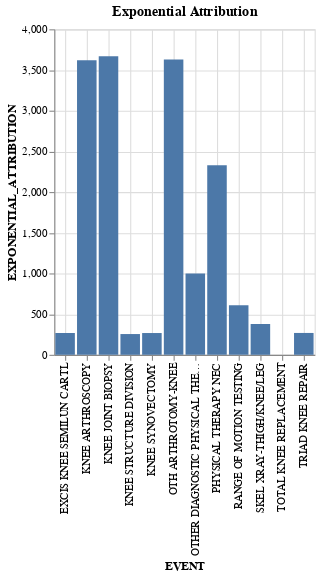

Source (notebook cell):
### Markdown cell above
<p style = 'font-size:16px;font-family:Arial'>The above output shows the total of each type of event for UNIFORM ATTRIBUTION i.e. the occurence of each event when the weights are uniformly distributed. The event <b>PHYSICAL THERAPY NEC</b> shows the maximum number of occurences followed by OTH ARTHROTOMY-KNEE.</p>

### Code cell
%chart EVENT, EXPONENTIAL_ATTRIBUTION, title="Exponential Attribution" , width = 600

### Figure 1 — Vega-Lite specification as saved in the notebook (floating-point values rounded to 4 significant figures)
{"$schema": "https://vega.github.io/schema/vega-lite/v3.json", "data": {"format": {"type": "csv"}, "values": "\"EVENT\",\"FIRST_CLICK_ATTRIBUTION\",\"LAST_CLICK_ATTRIBUTION\",\"UNIFORM_ATTRIBUTION\",\"EXPONENTIAL_ATTRIBUTION\"\n\"KNEE JOINT BIOPSY\",\"134\",\"6853\",\"1518.120133091847\",\"3667.8067681261573\"\n\"KNEE ARTHROSCOPY\",\"126\",\"5261\",\"1828.367607018838\",\"3619.298329857851\"\n\"OTHER DIAGNOSTIC PHYSICAL THERAPY PROCEDURE\",\"0\",\"1938\",\"363.6629836666627\",\"997.490914908621\"\n\"OTH ARTHROTOMY-KNEE\",\"133\",\"567\",\"3628.1780402992295\",\"3627.9258138229907\"\n\"PHYSICAL THERAPY NEC\",\"114\",\"277\",\"4546.251630984557\",\"2329.1769794030342\"\n\"SKEL XRAY-THIGH/KNEE/LEG\",\"3563\",\"249\",\"910.8024095958972\",\"378.1904631362621\"\n\"TRIAD KNEE REPAIR\",\"121\",\"245\",\"255.50543839115983\",\"268.47105163169584\"\n\"EXCIS KNEE SEMILUN CARTL\",\"145\",\"237\",\"268.4785925632691\",\"268.1174691916921\"\n\"KNEE SYNOVECTOMY\",\"108\",\"231\",\"258.4355625755409\",\"267.4573001704249\"\n\"KNEE STRUCTURE DIVISION\",\"120\",\"215\",\"262.51587664142005\",\"254.95417873057917\"\n\"RANGE OF MOTION TESTING\",\"11723\",\"214\",\"2446.6817251719767\",\"608.1107310205732\"\n\"TOTAL KNEE REPLACEMENT\",\"\",\"\",\"\",\"\"\n"}, "encoding": {"x": {"axis": {"grid": true, "title": "EVENT"}, "field": "EVENT", "type": "nominal"}, "y": {"axis": {"grid": true, "title": "EXPONENTIAL_ATTRIBUTION"}, "field": "EXPONENTIAL_ATTRIBUTION", "type": "quantitative"}}, "mark": {"color": "#4C78A8", "type": "bar"}, "title": "Exponential Attribution", "width": "600"}
